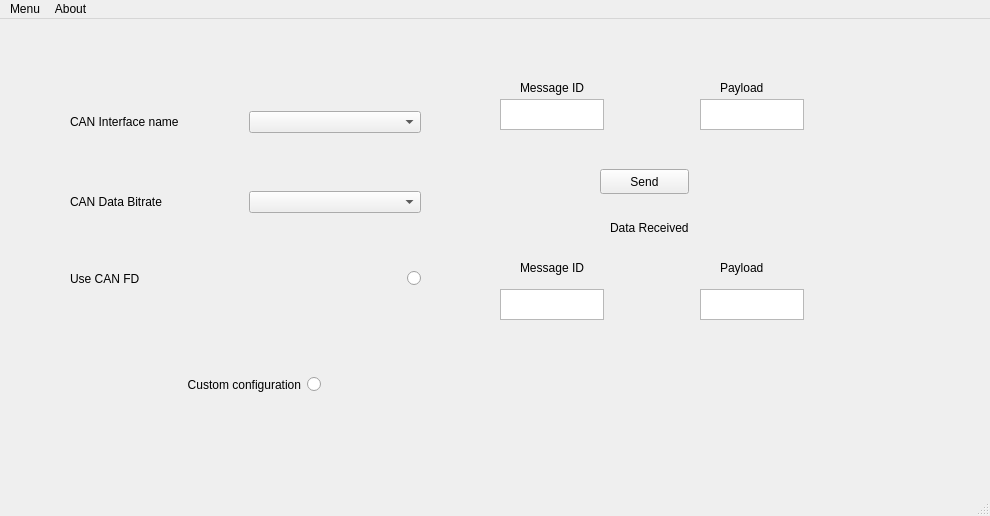
<?xml version="1.0" encoding="UTF-8"?>
<ui version="4.0">
 <class>MainWindow</class>
 <widget class="QMainWindow" name="MainWindow">
  <property name="geometry">
   <rect>
    <x>0</x>
    <y>0</y>
    <width>990</width>
    <height>516</height>
   </rect>
  </property>
  <property name="windowTitle">
   <string>CAN Communication</string>
  </property>
  <widget class="QWidget" name="centralwidget">
   <widget class="QWidget" name="gridLayoutWidget">
    <property name="geometry">
     <rect>
      <x>70</x>
      <y>40</y>
      <width>351</width>
      <height>281</height>
     </rect>
    </property>
    <layout class="QGridLayout" name="gridLayout">
     <item row="1" column="0">
      <widget class="QLabel" name="lableCanDataBitrate">
       <property name="text">
        <string>CAN Data Bitrate</string>
       </property>
      </widget>
     </item>
     <item row="0" column="1">
      <widget class="QComboBox" name="comboBoxCanName">
       <item>
        <property name="text">
         <string/>
        </property>
       </item>
       <item>
        <property name="text">
         <string>can0</string>
        </property>
       </item>
       <item>
        <property name="text">
         <string>can1</string>
        </property>
       </item>
       <item>
        <property name="text">
         <string>vcan0</string>
        </property>
       </item>
       <item>
        <property name="text">
         <string>vcan1</string>
        </property>
       </item>
      </widget>
     </item>
     <item row="0" column="0">
      <widget class="QLabel" name="lableCanname">
       <property name="text">
        <string>CAN Interface name</string>
       </property>
      </widget>
     </item>
     <item row="1" column="1">
      <widget class="QComboBox" name="comboBoxCanDataBitrate">
       <item>
        <property name="text">
         <string/>
        </property>
       </item>
       <item>
        <property name="text">
         <string>500 KB</string>
        </property>
       </item>
       <item>
        <property name="text">
         <string>1 MB</string>
        </property>
       </item>
      </widget>
     </item>
     <item row="2" column="0">
      <widget class="QLabel" name="labelCanFD">
       <property name="text">
        <string>Use CAN FD</string>
       </property>
      </widget>
     </item>
     <item row="2" column="1">
      <widget class="QRadioButton" name="radioButtonUseCanFD">
       <property name="layoutDirection">
        <enum>Qt::RightToLeft</enum>
       </property>
       <property name="text">
        <string/>
       </property>
      </widget>
     </item>
    </layout>
   </widget>
   <widget class="QRadioButton" name="radioBoxCustomConfig">
    <property name="geometry">
     <rect>
      <x>140</x>
      <y>340</y>
      <width>181</width>
      <height>51</height>
     </rect>
    </property>
    <property name="layoutDirection">
     <enum>Qt::RightToLeft</enum>
    </property>
    <property name="text">
     <string>Custom configuration</string>
    </property>
   </widget>
   <widget class="QLabel" name="lableReceivePayload">
    <property name="geometry">
     <rect>
      <x>720</x>
      <y>240</y>
      <width>67</width>
      <height>17</height>
     </rect>
    </property>
    <property name="text">
     <string>Payload</string>
    </property>
   </widget>
   <widget class="QPushButton" name="buttonSend">
    <property name="geometry">
     <rect>
      <x>600</x>
      <y>150</y>
      <width>89</width>
      <height>25</height>
     </rect>
    </property>
    <property name="text">
     <string>Send</string>
    </property>
   </widget>
   <widget class="QLabel" name="labelDataReceive">
    <property name="geometry">
     <rect>
      <x>610</x>
      <y>200</y>
      <width>121</width>
      <height>17</height>
     </rect>
    </property>
    <property name="text">
     <string>Data Received</string>
    </property>
   </widget>
   <widget class="QLabel" name="lableSendPayload">
    <property name="geometry">
     <rect>
      <x>720</x>
      <y>60</y>
      <width>67</width>
      <height>17</height>
     </rect>
    </property>
    <property name="text">
     <string>Payload</string>
    </property>
   </widget>
   <widget class="QLabel" name="lableReceiveMsID">
    <property name="geometry">
     <rect>
      <x>520</x>
      <y>240</y>
      <width>81</width>
      <height>17</height>
     </rect>
    </property>
    <property name="text">
     <string>Message ID</string>
    </property>
   </widget>
   <widget class="QLabel" name="lableSendMsID">
    <property name="geometry">
     <rect>
      <x>520</x>
      <y>60</y>
      <width>81</width>
      <height>17</height>
     </rect>
    </property>
    <property name="text">
     <string>Message ID</string>
    </property>
   </widget>
   <widget class="QTextEdit" name="textSendIdMs">
    <property name="geometry">
     <rect>
      <x>500</x>
      <y>80</y>
      <width>104</width>
      <height>31</height>
     </rect>
    </property>
   </widget>
   <widget class="QTextEdit" name="textReceiveIdMs">
    <property name="geometry">
     <rect>
      <x>500</x>
      <y>270</y>
      <width>104</width>
      <height>31</height>
     </rect>
    </property>
   </widget>
   <widget class="QTextEdit" name="textSendPayload">
    <property name="geometry">
     <rect>
      <x>700</x>
      <y>80</y>
      <width>104</width>
      <height>31</height>
     </rect>
    </property>
   </widget>
   <widget class="QTextEdit" name="textReceivePayload">
    <property name="geometry">
     <rect>
      <x>700</x>
      <y>270</y>
      <width>104</width>
      <height>31</height>
     </rect>
    </property>
   </widget>
   <zorder>gridLayoutWidget</zorder>
   <zorder>radioBoxCustomConfig</zorder>
   <zorder>lableReceivePayload</zorder>
   <zorder>labelDataReceive</zorder>
   <zorder>lableSendPayload</zorder>
   <zorder>lableReceiveMsID</zorder>
   <zorder>lableSendMsID</zorder>
   <zorder>buttonSend</zorder>
   <zorder>textSendIdMs</zorder>
   <zorder>textReceiveIdMs</zorder>
   <zorder>textSendPayload</zorder>
   <zorder>textReceivePayload</zorder>
  </widget>
  <widget class="QMenuBar" name="menubar">
   <property name="geometry">
    <rect>
     <x>0</x>
     <y>0</y>
     <width>990</width>
     <height>22</height>
    </rect>
   </property>
   <widget class="QMenu" name="menuTho_t">
    <property name="title">
     <string>Menu</string>
    </property>
    <addaction name="actionExit"/>
   </widget>
   <widget class="QMenu" name="menuAbout">
    <property name="title">
     <string>About</string>
    </property>
    <addaction name="actionauthor"/>
   </widget>
   <addaction name="menuTho_t"/>
   <addaction name="menuAbout"/>
  </widget>
  <widget class="QStatusBar" name="statusbar"/>
  <action name="actionExit">
   <property name="text">
    <string>Exit</string>
   </property>
  </action>
  <action name="actionauthor">
   <property name="text">
    <string>author</string>
   </property>
  </action>
 </widget>
 <resources/>
 <connections/>
</ui>
